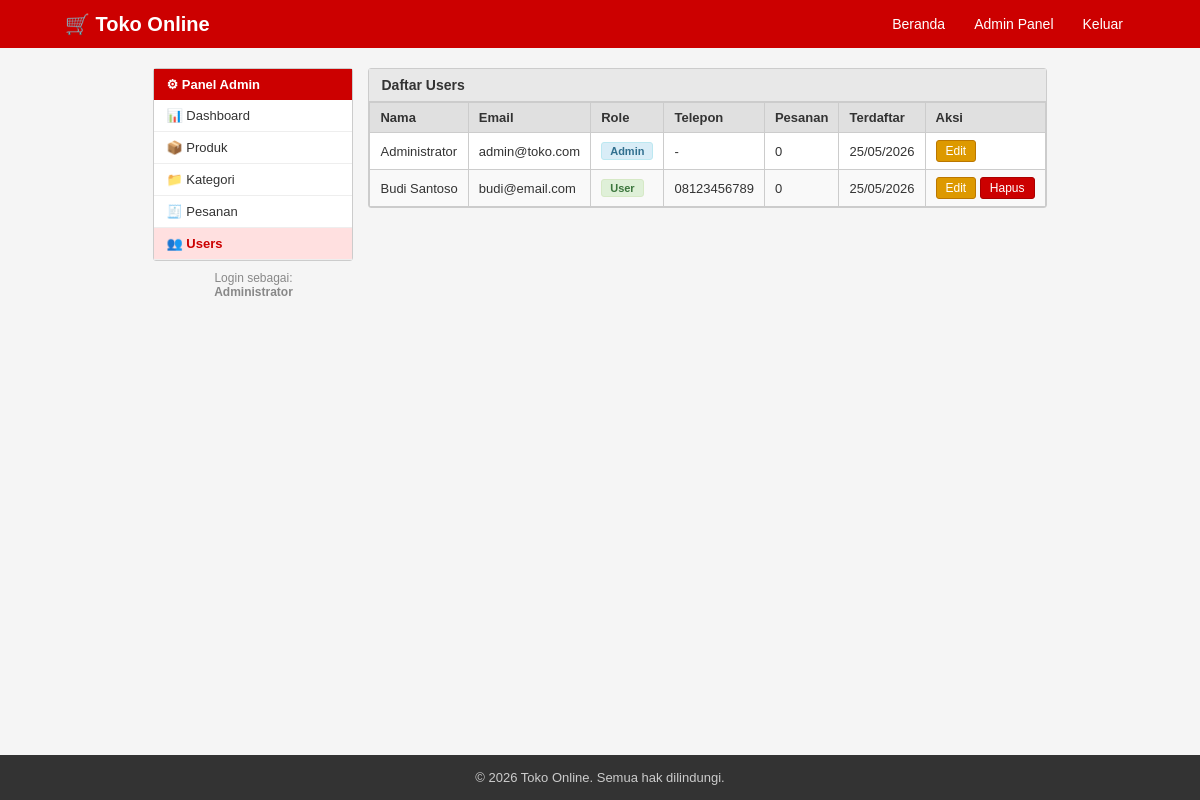
The page /admin/users.php (signed in) on the database its author committed.
### tables this page shows
CREATE TABLE IF NOT EXISTS users (
    id INT AUTO_INCREMENT PRIMARY KEY,
    nama VARCHAR(100) NOT NULL,
    email VARCHAR(100) UNIQUE NOT NULL,
    password VARCHAR(255) NOT NULL,
    role ENUM('admin', 'user') DEFAULT 'user',
    telepon VARCHAR(20),
    alamat TEXT,
    foto VARCHAR(255) DEFAULT NULL,
    created_at TIMESTAMP DEFAULT CURRENT_TIMESTAMP,
    updated_at TIMESTAMP DEFAULT CURRENT_TIMESTAMP ON UPDATE CURRENT_TIMESTAMP
);

### admin/users.php (the view, shortened to what this page needs)
<?php
$db = getDB();
$list = $db->query("SELECT u.*, (SELECT COUNT(*) FROM pesanan WHERE user_id=u.id) as jml_pesanan FROM users u ORDER BY u.created_at DESC")->fetch_all(MYSQLI_ASSOC);
require_once 'sidebar.php';
?>
<div class="box">
    <div class="box-title">Daftar Users</div>
    <div class="box-body" style="padding:0;">
        <table class="table">
            <thead><tr><th>Nama</th><th>Email</th><th>Role</th><th>Telepon</th><th>Pesanan</th><th>Terdaftar</th><th>Aksi</th></tr></thead>
            <tbody>
                <?php foreach ($list as $u): ?>
                <tr>
                    <td><?= $u['nama'] ?></td>
                    <td><?= $u['email'] ?></td>
                    <td><span class="status <?= $u['role']==='admin'?'status-dikonfirmasi':'status-aktif' ?>"><?= ucfirst($u['role']) ?></span></td>
                    <td><?= $u['telepon'] ?: '-' ?></td>
                    <td><?= $u['jml_pesanan'] ?></td>
                    <td><?= date('d/m/Y', strtotime($u['created_at'])) ?></td>
                    <td>
                        <a href="users.php?edit=<?= $u['id'] ?>" class="btn btn-warning btn-sm">Edit</a>
                        <?php if ($u['id'] != $_SESSION['user_id'] && $u['role'] === 'user'): ?>
                            <a href="users.php?hapus=<?= $u['id'] ?>" class="btn btn-danger btn-sm" onclick="return confirm('Hapus user ini?')">Hapus</a>
                        <?php endif; ?>
                    </td>
                </tr>
                <?php endforeach; ?>
            </tbody>
        </table>
    </div>
</div>
<?php require_once 'footer_admin.php'; ?>

### assets/css/style.css (style rules this page uses)
* { margin: 0; padding: 0; box-sizing: border-box; }
body { font-family: Arial, sans-serif; font-size: 14px; background-color: #f5f5f5; color: #333; display: flex; flex-direction: column; min-height: 100vh; }
a { color: #0066cc; text-decoration: none; }
.box { background: #fff; border: 1px solid #ccc; border-radius: 3px; margin-bottom: 15px; }
.box-title { background: #e8e8e8; border-bottom: 1px solid #ccc; padding: 8px 12px; font-weight: bold; font-size: 14px; }
.box-body { padding: 15px; }
.btn { display: inline-block; padding: 6px 14px; border: 1px solid #ccc; border-radius: 3px; cursor: pointer; font-size: 13px; text-align: center; background: #f0f0f0; color: #333; text-decoration: none; }
.btn-danger { background: #cc0000; border-color: #aa0000; color: #fff; }
.btn-warning { background: #dd9900; border-color: #bb7700; color: #fff; }
.btn-sm { padding: 3px 9px; font-size: 12px; }
.table { width: 100%; border-collapse: collapse; font-size: 13px; }
.table th, .table td { padding: 7px 10px; border: 1px solid #ccc; text-align: left; }
.table th { background: #e0e0e0; font-weight: bold; }
.table tr:nth-child(even) { background: #f9f9f9; }
.status { display: inline-block; padding: 2px 8px; border-radius: 3px; font-size: 11px; font-weight: bold; }
.status-dikonfirmasi { background: #d9edf7; color: #31708f; border: 1px solid #bce8f1; }
.status-aktif { background: #dff0d8; color: #3c763d; border: 1px solid #d6e9c6; }

### rows shown on the page
users: nama "Administrator", email "admin@toko.com", role "Admin", telepon "-", jml_pesanan "0", created_at "25/05/2026"
users: nama "Budi Santoso", email "budi@email.com", role "User", telepon "08123456789", jml_pesanan "0", created_at "25/05/2026"

### other values the page prints
$_SESSION['nama'] "Administrator"
